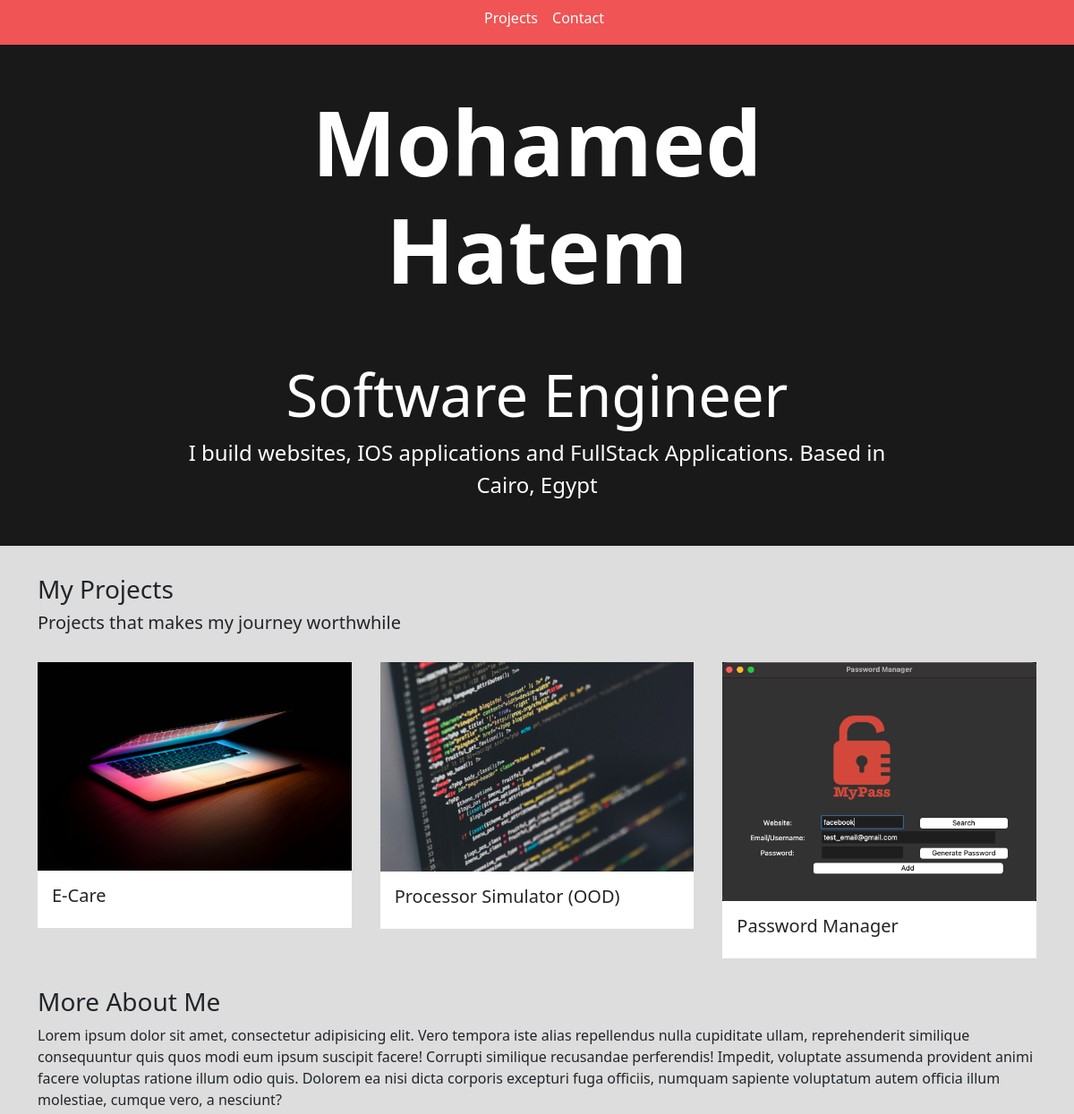
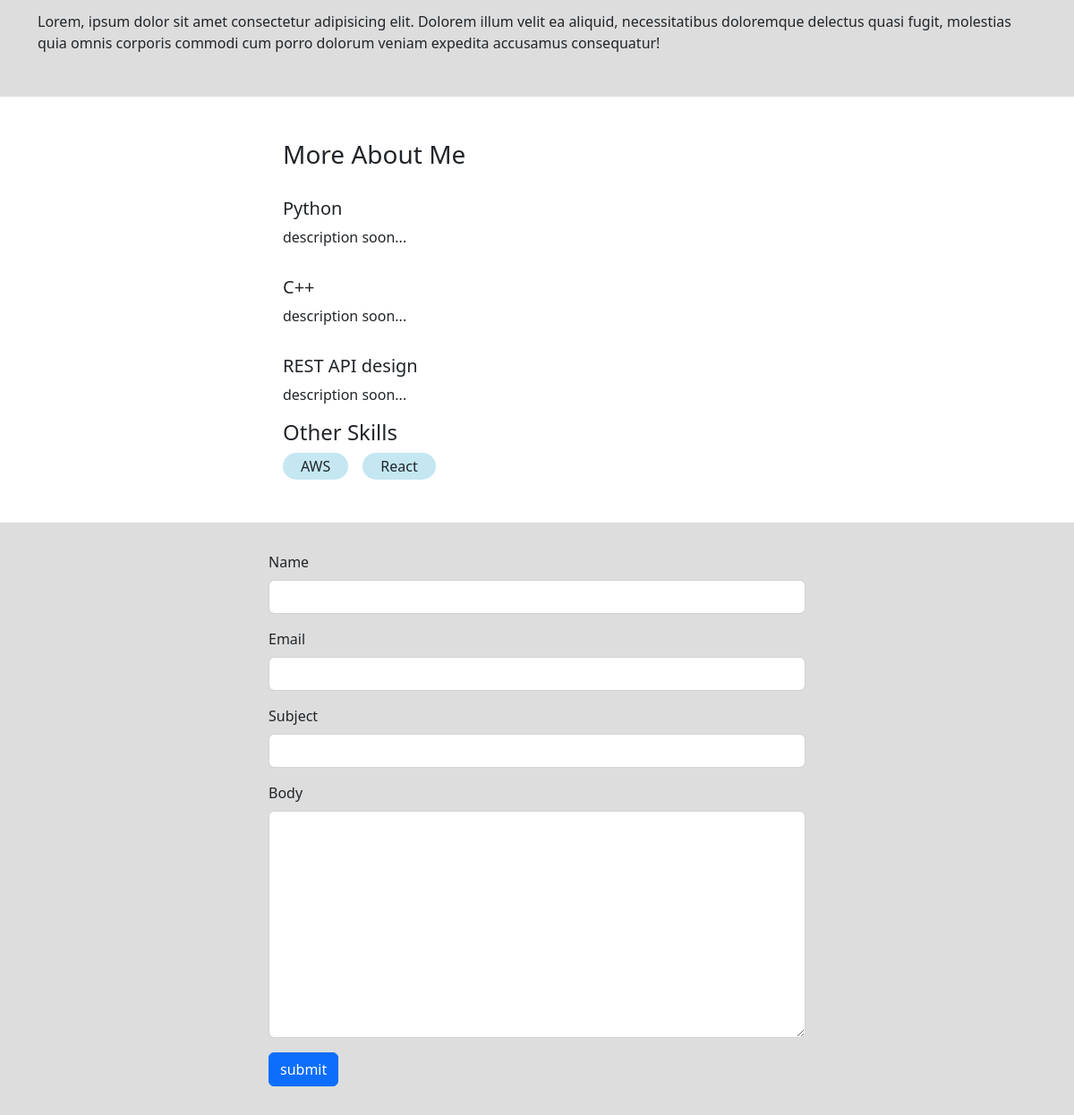
The page / on the database its author committed (2 pictures, top to bottom).
### base/models.py (models this page shows, shortened)
class Project(models.Model):
    title = models.CharField(max_length=200)
    thumbnail = models.ImageField(null=True)
    body = RichTextUploadingField()
    slug = models.SlugField(null=True, blank=True)
    created = models.DateTimeField(auto_now_add=True)
    id = models.UUIDField(default=uuid.uuid4, unique=True, primary_key=True, editable=False)

class Skill(models.Model):
    title = models.CharField(max_length=200)
    body = models.TextField(null=True, blank=True)
    created = models.DateTimeField(auto_now_add=True)
    id = models.UUIDField(default=uuid.uuid4, unique=True, primary_key=True, editable=False)

class Message(models.Model):
    name = models.CharField(max_length=200,null=True)
    email = models.CharField(max_length=200,null=True)
    subject = models.CharField(max_length=200,null=True)
    body = models.TextField()
    is_read = models.BooleanField(default=False)
    created = models.DateTimeField(auto_now_add=True)
    id = models.UUIDField(default=uuid.uuid4, unique=True, primary_key=True, editable=False)

### base/views.py (the view)
# urls.py: path('', views.homePage, name="home"),
def homePage(request):
    projects = Project.objects.all()
    detailed_skills = Skill.objects.exclude(body='')
    skills = Skill.objects.filter(body='')
    form = MessageForm()
    if request.method == 'POST':
        form = MessageForm(request.POST)
        if form.is_valid():
            form.save()
            messages.success(request, 'Your message was successfully sent!')
    context = {'projects':projects, 'detailed_skills':detailed_skills ,'skills': skills, 'form':form }
    return render(request, 'base/home.html', context)

### base/forms.py
class MessageForm(ModelForm):
    class Meta:
        model = Message
        fields = '__all__'
        exclude = ['is_read']
    def __init__(self, *args, **kwargs):
        super(MessageForm, self).__init__(*args, **kwargs)
        self.fields['name'].widget.attrs.update(
            {'class': 'form-control'})
        self.fields['email'].widget.attrs.update(
            {'class': 'form-control', })
        self.fields['subject'].widget.attrs.update(
            {'class': 'form-control', })
        self.fields['body'].widget.attrs.update(
            {'class': 'form-control', })

### base/templates/base/home.html (shortened to what this page needs)
    {% extends 'base/main.html' %}
    {% load static %}
    {% block content %}
    <section class="hero">
        <div class="hero--content">
            <div class="hero--content--intro">
                <h1 class="intro--name">Mohamed <br> Hatem</h1>
            </div>
            <div class="hero--content--subheadline">
                <h3 class="description">Software Engineer</h3>
                <p class="slogan">I build websites, IOS applications and FullStack Applications. Based in Cairo, Egypt</p>
            </div>
        </div>
    </section>
    <section class="container section--2">
        <h3>My Projects</h3>
        <h5>Projects that makes my journey worthwhile</h5>
        <div class="projects--wrapper">
            {% for project in projects %}
            <div class="project--column">
                <a href="{% url 'project' project.id %}">
                    <img class="project--thumbnail" src="{{project.thumbnail.url}}" alt="">
                </a>
                <div class="project--body">
                    <h5>{{project.title}}</h5>
                </div>
            </div>
            {% empty %}
            <h3>There are no projects in the database....</h3>
            {% endfor %}
        </div>
        <div class="about--wrapper">
        <h3>More About Me</h3>
        <p>Lorem ipsum dolor sit amet, consectetur adipisicing elit. Vero tempora iste alias repellendus nulla cupiditate ullam, reprehenderit similique consequuntur quis quos modi eum ipsum suscipit facere! Corrupti similique recusandae perferendis!
        Impedit, voluptate assumenda provident animi facere voluptas ratione illum odio quis. Dolorem ea nisi dicta corporis excepturi fuga officiis, numquam sapiente voluptatum autem officia illum molestiae, cumque vero, a nesciunt?</p>
        <p>Lorem, ipsum dolor sit amet consectetur adipisicing elit. Dolorem illum velit ea aliquid, necessitatibus doloremque delectus quasi fugit, molestias quia omnis corporis commodi cum porro dolorum veniam expedita accusamus consequatur!</p>
    </div>
    </section>
    <section class="section--1">
        <div class="skills--container">
            <h3>More About Me</h3>
            {% for skill in detailed_skills %}
            <div class="skill--wrapper">
                <h5>{{skill.title}}</h5>
                <p>{{skill.body}}</p>
            </div>
            {% endfor %}
            <h4>Other Skills</h4>
            <div class="other--skills--wrapper">
                {% for skill in skills %}
                <div class="skill--tag">
                    <span>{{skill.title}}</span>
                </div>
                {% endfor %}
            </div>
        </div>
    </section>
    <section class="section--2">
        <div class="container">
            <form class="contact--form" method="POST">
                {% for field in form  %}
                <div class="mb-3">
                    <label for="exampleInputPassword1" class="form-label">{{field.label}}</label>
                    {{field}}
                </div>
                {% endfor %}
                <input class="btn btn-primary" type="submit" value="submit">
            </form>
        </div>
    </section>
    {% endblock content %}

### base/templates/base/main.html (shortened to what this page needs)
<!DOCTYPE html>
{% load static %}
<html lang="en">
<head>
    <link href="https://cdn.jsdelivr.net/npm/bootstrap@5.2.0-beta1/dist/css/bootstrap.min.css" rel="stylesheet">
    <link rel="stylesheet" href="{% static 'styles/main.css' %}" type="text/css" media="screen">
</head>
<body>
{% include 'base/navbar.html' %}
{% block content %}
{% endblock content %}
</body>
</html>

### base/templates/base/navbar.html (shortened to what this page needs)
<section class="navigation-bar">
    <a class="nav-link" href="{% url 'home' %}">
        Projects
    </a>
    <a class="nav-link" href="#">
        Contact
    </a>
</section>

### static/styles/main.css (style rules this page uses)
body { background-color: #DDDDDD; }
.section--1 { background-color: #fff; padding-top: 2em; padding-bottom: 2em; }
.section--2 { background-color: #DDDDDD; padding-top: 2em; padding-bottom: 2em; }
.navigation-bar { background-color: #F05454; height: 50px; display: flex; justify-content: center; }
.nav-link { color: #fff; padding-top: 0.5em; margin-left: 1em; }
.hero { background-color: #191919; min-height: 70vh; color: #fff; }
.hero--content { width: 800px; margin: 0 auto; padding-top: 3em; }
.hero--content--intro { color: white; align-items: center; gap: 1em; margin-bottom: 4em; }
.intro--name { font-size: 100px; font-weight: 600; text-align: center; }
.description { font-size: 65px; text-align: center; }
.slogan { font-size: 24px; text-align: center; }
.projects--wrapper { display: grid; grid-template-columns: 1fr 1fr 1fr; gap: 2em; margin-top: 2em; margin-bottom: 2em; }
.project--thumbnail { width: 100%; }
.project--body { background-color: #fff; padding: 1em; }
.skill--wrapper { margin-top: 2em; }
.other--skills--wrapper { display: flex; gap: 1em; }
.skill--tag { background-color: #C4E7F2; width: fit-content; padding: 3px 20px; border-radius: 20px; }
.contact--form { display: block; max-width: 600px; margin: 0 auto; }
.skills--container { width: 600px; margin: 0 auto; padding: 1em; }

### rows shown on the page
Project: thumbnail (picture), title "E-Care"
Project: thumbnail (picture), title "Processor Simulator (OOD)"
Project: thumbnail (picture), title "Password Manager"
Skill: title "Python", body "description soon..."
Skill: title "C++", body "description soon..."
Skill: title "REST API design", body "description soon..."
Skill: title "AWS"
Skill: title "React"

### other values the page prints
{{ field.label }} "Name" "Email" "Subject" "Body"
